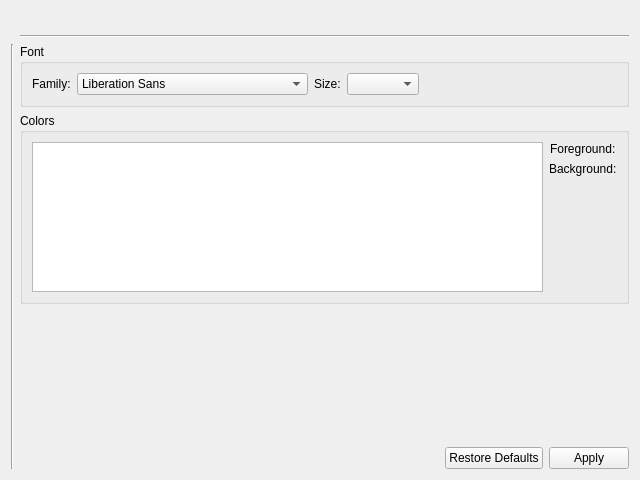
<?xml version="1.0" encoding="UTF-8"?>
<ui version="4.0">
 <class>HexAppearanceColorsAndFontsSettings</class>
 <widget class="QWidget" name="HexAppearanceColorsAndFontsSettings">
  <property name="geometry">
   <rect>
    <x>0</x>
    <y>0</y>
    <width>640</width>
    <height>480</height>
   </rect>
  </property>
  <property name="windowTitle">
   <string>Form</string>
  </property>
  <layout class="QGridLayout" name="gridLayout_11">
   <item row="0" column="1">
    <widget class="QLabel" name="settingsNameLabel">
     <property name="sizePolicy">
      <sizepolicy hsizetype="Expanding" vsizetype="Maximum">
       <horstretch>0</horstretch>
       <verstretch>0</verstretch>
      </sizepolicy>
     </property>
     <property name="font">
      <font>
       <pointsize>12</pointsize>
       <weight>75</weight>
       <bold>true</bold>
      </font>
     </property>
     <property name="text">
      <string/>
     </property>
    </widget>
   </item>
   <item row="1" column="1">
    <widget class="Line" name="line">
     <property name="orientation">
      <enum>Qt::Horizontal</enum>
     </property>
    </widget>
   </item>
   <item row="2" column="0">
    <widget class="Line" name="line_2">
     <property name="orientation">
      <enum>Qt::Vertical</enum>
     </property>
    </widget>
   </item>
   <item row="2" column="1">
    <layout class="QGridLayout" name="gridLayout_2">
     <item row="4" column="0">
      <layout class="QGridLayout" name="gridLayout_3">
       <item row="0" column="1">
        <widget class="QDialogButtonBox" name="buttonBox">
         <property name="sizePolicy">
          <sizepolicy hsizetype="Maximum" vsizetype="Fixed">
           <horstretch>0</horstretch>
           <verstretch>0</verstretch>
          </sizepolicy>
         </property>
         <property name="standardButtons">
          <set>QDialogButtonBox::Apply|QDialogButtonBox::RestoreDefaults</set>
         </property>
        </widget>
       </item>
       <item row="0" column="0">
        <spacer name="horizontalSpacer">
         <property name="orientation">
          <enum>Qt::Horizontal</enum>
         </property>
         <property name="sizeHint" stdset="0">
          <size>
           <width>40</width>
           <height>20</height>
          </size>
         </property>
        </spacer>
       </item>
      </layout>
     </item>
     <item row="0" column="0">
      <layout class="QGridLayout" name="gridLayout_5">
       <item row="0" column="0">
        <widget class="QGroupBox" name="fontGroupBox">
         <property name="title">
          <string>Font</string>
         </property>
         <layout class="QGridLayout" name="gridLayout_7">
          <item row="0" column="0">
           <widget class="QLabel" name="familyLabel">
            <property name="sizePolicy">
             <sizepolicy hsizetype="Maximum" vsizetype="Preferred">
              <horstretch>0</horstretch>
              <verstretch>0</verstretch>
             </sizepolicy>
            </property>
            <property name="text">
             <string>Family:</string>
            </property>
           </widget>
          </item>
          <item row="0" column="4">
           <spacer name="horizontalSpacer_2">
            <property name="orientation">
             <enum>Qt::Horizontal</enum>
            </property>
            <property name="sizeHint" stdset="0">
             <size>
              <width>40</width>
              <height>20</height>
             </size>
            </property>
           </spacer>
          </item>
          <item row="0" column="1">
           <widget class="QFontComboBox" name="fontComboBox">
            <property name="editable">
             <bool>false</bool>
            </property>
           </widget>
          </item>
          <item row="0" column="2">
           <widget class="QLabel" name="sizeLabel">
            <property name="text">
             <string>Size:</string>
            </property>
           </widget>
          </item>
          <item row="0" column="3">
           <widget class="QComboBox" name="sizeComboBox"/>
          </item>
         </layout>
        </widget>
       </item>
      </layout>
     </item>
     <item row="3" column="0">
      <spacer name="verticalSpacer">
       <property name="orientation">
        <enum>Qt::Vertical</enum>
       </property>
       <property name="sizeHint" stdset="0">
        <size>
         <width>20</width>
         <height>40</height>
        </size>
       </property>
      </spacer>
     </item>
     <item row="2" column="0">
      <layout class="QGridLayout" name="gridLayout">
       <item row="0" column="0">
        <widget class="QGroupBox" name="colorsGroupBox">
         <property name="title">
          <string>Colors</string>
         </property>
         <layout class="QGridLayout" name="gridLayout_14">
          <item row="0" column="0">
           <widget class="QListWidget" name="colorsListWidget">
            <property name="sizePolicy">
             <sizepolicy hsizetype="Expanding" vsizetype="Fixed">
              <horstretch>0</horstretch>
              <verstretch>0</verstretch>
             </sizepolicy>
            </property>
            <property name="minimumSize">
             <size>
              <width>0</width>
              <height>0</height>
             </size>
            </property>
            <property name="maximumSize">
             <size>
              <width>16777215</width>
              <height>150</height>
             </size>
            </property>
           </widget>
          </item>
          <item row="0" column="1">
           <layout class="QGridLayout" name="gridLayout_13">
            <item row="1" column="0">
             <layout class="QGridLayout" name="gridLayout_16">
              <item row="0" column="0">
               <widget class="QLabel" name="foregroundLabel">
                <property name="sizePolicy">
                 <sizepolicy hsizetype="Maximum" vsizetype="Maximum">
                  <horstretch>0</horstretch>
                  <verstretch>0</verstretch>
                 </sizepolicy>
                </property>
                <property name="text">
                 <string>Foreground:</string>
                </property>
               </widget>
              </item>
             </layout>
            </item>
            <item row="8" column="0">
             <spacer name="verticalSpacer_2">
              <property name="orientation">
               <enum>Qt::Vertical</enum>
              </property>
              <property name="sizeHint" stdset="0">
               <size>
                <width>20</width>
                <height>40</height>
               </size>
              </property>
             </spacer>
            </item>
            <item row="4" column="0">
             <layout class="QGridLayout" name="gridLayout_17">
              <item row="0" column="0">
               <widget class="QLabel" name="backgroundLabel">
                <property name="text">
                 <string>Background:</string>
                </property>
               </widget>
              </item>
             </layout>
            </item>
           </layout>
          </item>
         </layout>
        </widget>
       </item>
      </layout>
     </item>
    </layout>
   </item>
  </layout>
 </widget>
 <resources/>
 <connections/>
</ui>
